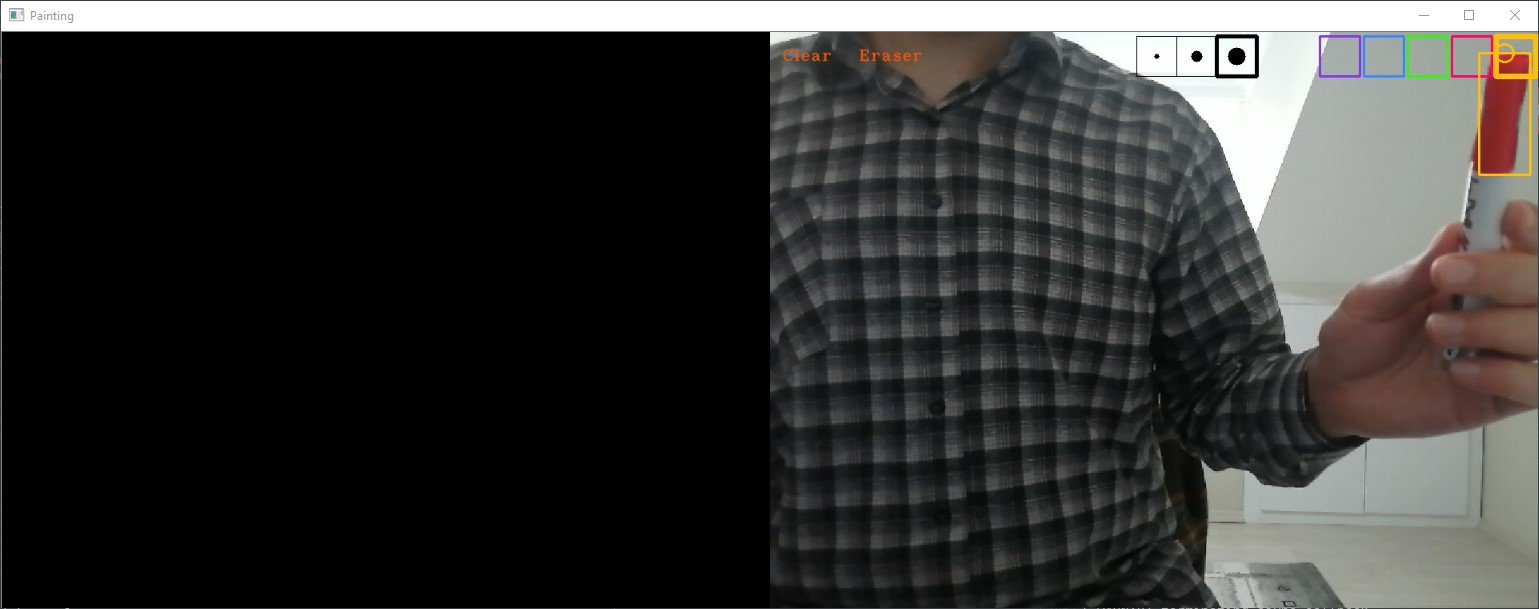
#> input picture images/color-pick.jpg, 1539 x 609 px, given in place of the camera
$ python set_color_range.py
#> lines starting #> are read from the running program, lines starting #| are printed output that depends on the picture; after the words box and inside, x2 and y2 are one past the last pixel; in counts of white or black regions, pixels touching at a corner belong together
"""
Painting With Identified Colored Object : Step 1
"""

"""
This project tracks the object whose color is defined from webcam.
First of all, the color values of the object to be tracked are set.
Second, the drawing is made by following this object.

Python use 3 channels BGR colors that equals RGB.
HSV coloring is used to set the color of the object.
Setting up with HSV is easier than others.
"""

# Libraries
import cv2
import numpy as np

# 1) Color range of object that be tracked

# Show shortcuts information
print("\n 1) Identifying object's color\n")
print("#####################################")
print("# Press 's' to save adjusted ranges #")
print("# Press 'q' to exit the program     #")
print("#####################################")
print("\n")

# Required callback method for trackbars
def nothing():
    pass

# Initializing the webcam
cap = cv2.VideoCapture(1)         # 0, 1, 2, ... are used webcam no
cap.set(3,1280)                   # Setting width of camera
cap.set(4,720)                    # Setting height of camera

# Create a window for trackbars which adjust object's color
cv2.namedWindow("Identifying")

# Creating 6 trackbars that will adjust the lower and upper range of
# H,S and V channels.
# Hue range is 0-179, S and V range is 0-255
cv2.createTrackbar("Min H", "Identifying", 0, 179, nothing)
#> slider 'Min H' is set to 35
cv2.createTrackbar("Min S", "Identifying", 0, 255, nothing)
#> slider 'Min S' is set to 51
cv2.createTrackbar("Min V", "Identifying", 0, 255, nothing)
#> slider 'Min V' is set to 51
cv2.createTrackbar("Max H", "Identifying", 179, 179, nothing)
cv2.createTrackbar("Max S", "Identifying", 255, 255, nothing)
cv2.createTrackbar("Max V", "Identifying", 255, 255, nothing)

# Showing webcam in a loop
while True:
    # Read from webcam frame by frame.
    ret, frame = cap.read()
#> frame is the input picture: shape (609, 1539, 3); mean B, G, R 52.3, 53.8, 54.3
    if not ret:
        break

    # Flip the frame horizontally (That makes mirror effect).
    frame = cv2.flip(frame, 1)
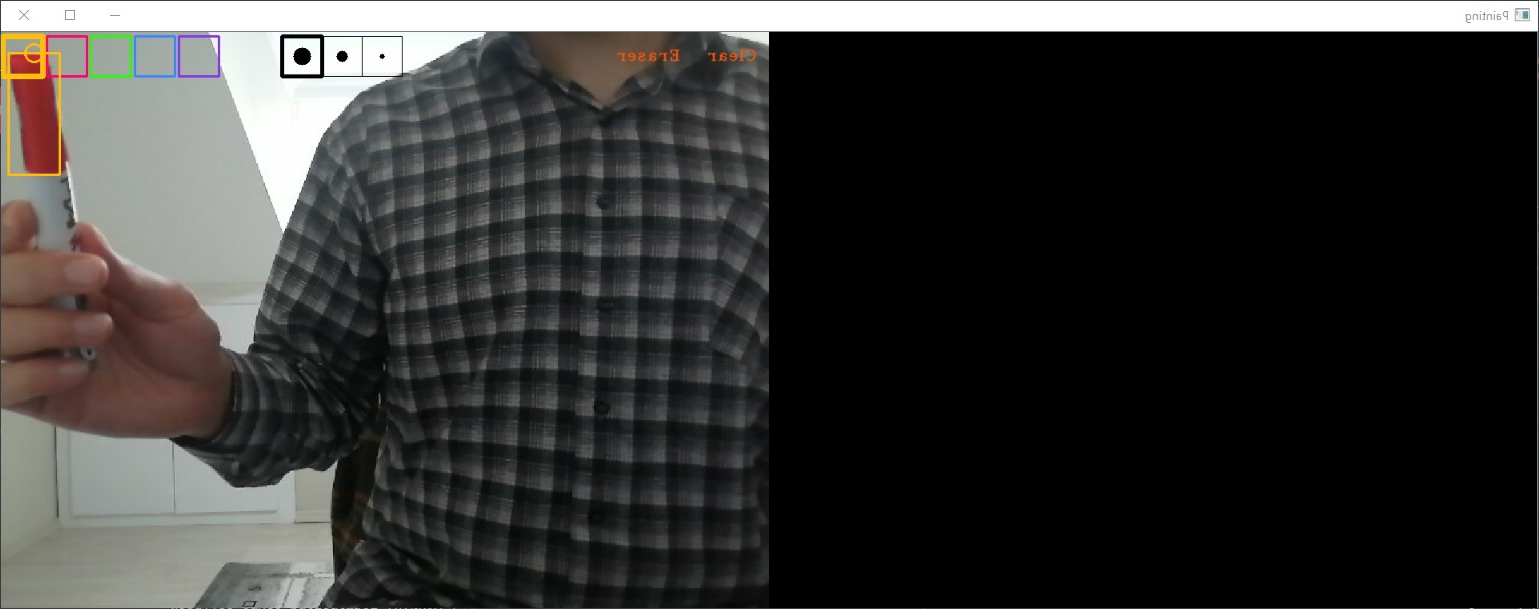
#> frame: shape (609, 1539, 3); mean B, G, R 52.3, 53.8, 54.3

    # Convert to BGR image to HSV image.
    hsv = cv2.cvtColor(frame, cv2.COLOR_BGR2HSV)
#> hsv: shape (609, 1539, 3); mean H, S, V 32, 15.8, 56.1

    # Get the trackbars's values that user changing
    minH = cv2.getTrackbarPos("Min H", "Identifying")
    minS = cv2.getTrackbarPos("Min S", "Identifying")
    minV = cv2.getTrackbarPos("Min V", "Identifying")
    maxH = cv2.getTrackbarPos("Max H", "Identifying")
    maxS = cv2.getTrackbarPos("Max S", "Identifying")
    maxV = cv2.getTrackbarPos("Max V", "Identifying")

    # Set the minimum and maximum HSV range
    minRange = np.array([minH, minS, minV])
    maxRange = np.array([maxH, maxS, maxV])

    # Filter the image and get binary mask (white represents object's color)
    mask = cv2.inRange(hsv, minRange, maxRange)
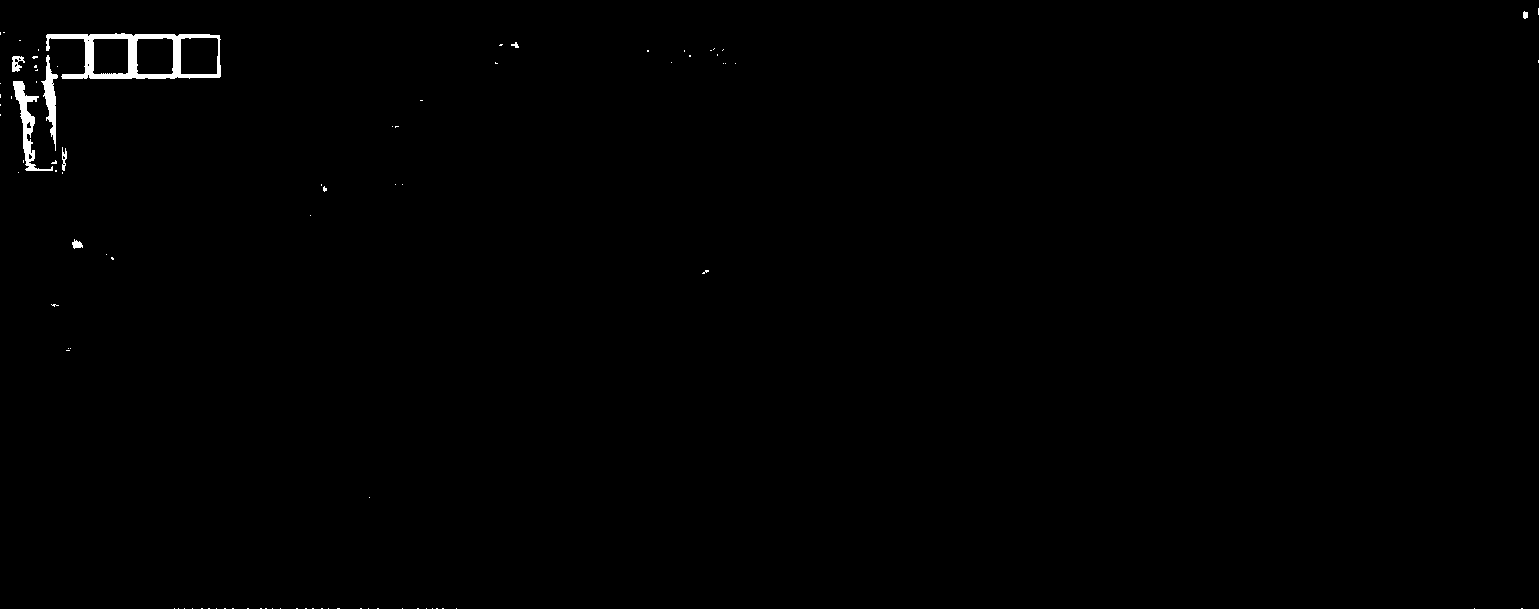
#> mask: shape (609, 1539); 0.5% white; 90 white regions (82 under 20 px), largest, box (x1, y1, x2, y2) and area: (46, 33, 221, 79) 2616, (13, 81, 53, 171) 900, (41, 55, 58, 151) 623

    # Also show real color of object
    coloredObject = cv2.bitwise_and(frame, frame, mask=mask)

    # Convert the binary mask to 3 channels image
    mask3channels = cv2.cvtColor(mask, cv2.COLOR_GRAY2BGR)

    # Stack mask frame, normal frame, coloredObject frame
    stacked = np.hstack((mask3channels, frame, coloredObject))
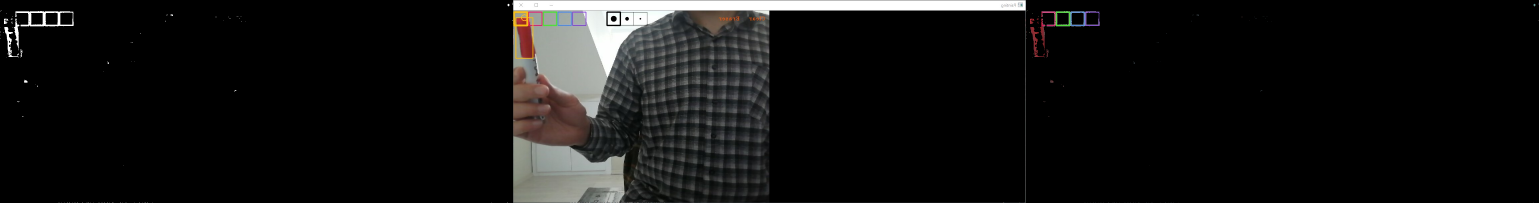
#> stacked: shape (609, 4617, 3) (shown at 1/3 size); mean B, G, R 18, 18.5, 18.8

    # Show stacked frames as 60%
    cv2.imshow("Identifying", cv2.resize(stacked, None, fx=0.6, fy=0.6))
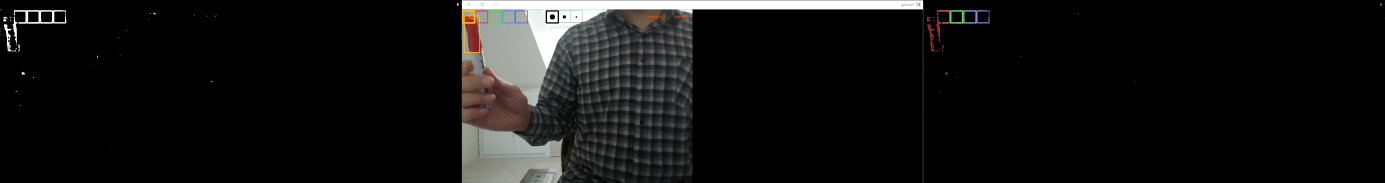
#> window 'Identifying': shape (365, 2770, 3) (shown at 1/2 size); mean B, G, R 18, 18.5, 18.7

    # If 'q' pressed then exit
    key = cv2.waitKey(1)
#> (key q is pressed here)
    if (key == ord('q') or key == ord('Q')):
        break

    #Save adjusted HSV ranges as hsvval.npy when 's' pressed
    if (key == ord('s') or key == ord('S')):
        hsvValues = [[minH, minS, minV],[maxH, maxS, maxV]]
        print(hsvValues)
        np.save('hsvVal', hsvValues)
        print("Saved as 'hsvVal.npy'...")
        break

# Release the camera and destroy all windows
cap.release()
cv2.destroyAllWindows()
